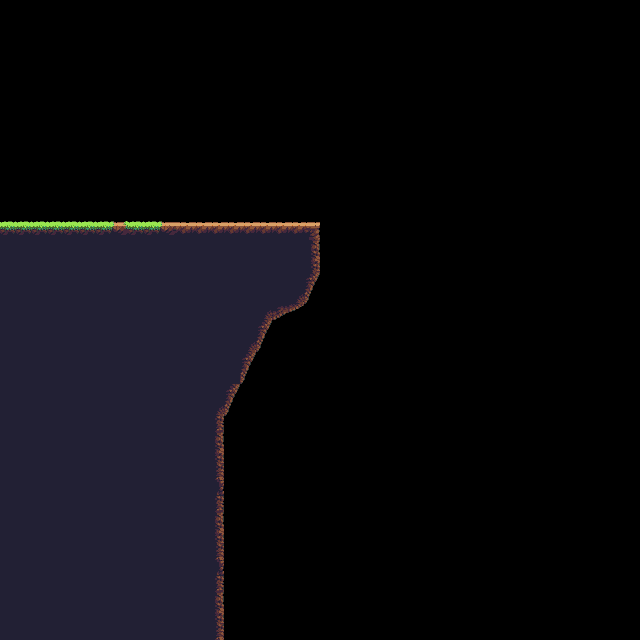

Below is a game level as drawn by its tile map, then a one-line description and the .tmx that defines it (tile-layer data replaced by summaries):
An orthogonal 40x40 tile map with 16x16 px tiles, 4 tile layers (Tile Layer 4, Tile Layer 3, Tile Layer 2, Tile Layer 1) and 1 object.

<map version="1.0" orientation="orthogonal" renderorder="right-down" width="40" height="40" tilewidth="16" tileheight="16" nextobjectid="271">
 <tileset firstgid="1" name="Jungle_terrainwater" tilewidth="16" tileheight="16" spacing="2" margin="1" tilecount="420">
  <image source="tilesets/Jungle_terrainwater.png" width="504" height="270" />
 </tileset>
 <layer name="Tile Layer 4" width="40" height="40">
  <data>[1600 cells, 0 non-empty, 0 distinct tile ids]</data>
 </layer>
 <layer name="Tile Layer 3" width="40" height="40">
  <data>[1600 cells, 431 non-empty, 21 distinct tile ids]</data>
 </layer>
 <layer name="Tile Layer 2" width="40" height="40">
  <data>[1600 cells, 0 non-empty, 0 distinct tile ids]</data>
 </layer>
 <layer name="Tile Layer 1" width="40" height="40">
  <data>[1600 cells, 0 non-empty, 0 distinct tile ids]</data>
 </layer>
 <objectgroup name="Collisions">
  <object id="270" x="0" y="224" width="320" height="48" />
 </objectgroup>
 <objectgroup name="Entities" />
</map>
